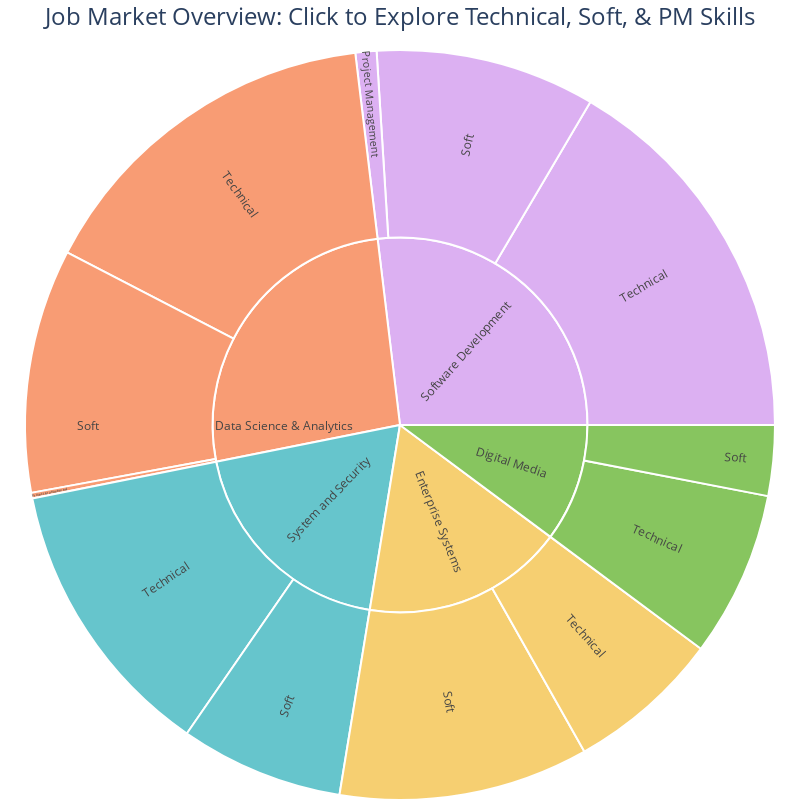

Notebook cell for this chart:
### Code cell
# Assign Domain and Category to each PM skills DataFrame
pm_skills_df['Domain'] = 'Software Development'
pm_skills_df['Category'] = 'Project Management'

dsa_pm_df['Domain'] = 'Data Science & Analytics'
dsa_pm_df['Category'] = 'Project Management'

# Rebuild the domain-specific combined DataFrames
sd_combined = pd.concat([sd_keyword_df, sd_soft_df, pm_skills_df], ignore_index=True)
dsa_combined = pd.concat([dsa_keyword_df, dsa_soft_df, dsa_pm_df], ignore_index=True)

# The other domains remain the same (no PM category needed)
es_combined = pd.concat([es_keyword_df, es_soft_df], ignore_index=True)
ss_combined = pd.concat([ss_keyword_df, ss_soft_df], ignore_index=True)
dm_combined = pd.concat([dm_keyword_df, dm_soft_df], ignore_index=True)

# Combine all domains into one final DataFrame
combined_df = pd.concat([
    sd_combined, dsa_combined,
    es_combined, ss_combined, dm_combined
], ignore_index=True)

# Create the sunburst chart including PM category
fig = px.sunburst(
    combined_df,
    path=['Domain', 'Category', 'Keyword'],
    values='Count',
    title='Job Market Overview: Click to Explore Technical, Soft, & PM Skills',
    color='Domain',
    color_discrete_sequence=px.colors.qualitative.Pastel,
    branchvalues='total'
)

fig.update_traces(
    textinfo='label',
    textfont_size=12,
    insidetextorientation='radial',
    marker=dict(line=dict(color='white', width=2)),
    maxdepth=2  # Only Domain & Category visible at first
)

fig.update_layout(
    margin=dict(t=50, l=0, r=0, b=0),
    width=800, height=800,
    title_x=0.5,
    title_font_size=24
)

fig.show()

### Figure 1 — Plotly figure (JSON) as saved in the notebook; plotly's stock layout.template omitted (floating-point values rounded to 4 significant figures; data arrays with more than 128 entries replaced by an {"elided": "..."} marker saying what was removed)
{"data": [{"branchvalues": "total", "customdata": {"elided": "864x1 str values"}, "domain": {"x": [0, 1], "y": [0, 1]}, "hovertemplate": "labels=%{label}<br>Count=%{value}<br>parent=%{parent}<br>id=%{id}<br>Domain=%{customdata[0]}<extra></extra>", "ids": {"elided": "864 str values"}, "insidetextorientation": "radial", "labels": {"elided": "864 str values"}, "marker": {"colors": {"elided": "864 str values"}, "line": {"color": "white", "width": 2}}, "maxdepth": 2, "name": "", "parents": {"elided": "864 str values"}, "textfont": {"size": 12}, "textinfo": "label", "type": "sunburst", "values": {"elided": "864 int values"}}], "layout": {"height": 800, "legend": {"tracegroupgap": 0}, "margin": {"b": 0, "l": 0, "r": 0, "t": 50}, "sunburstcolorway": ["rgb(102, 197, 204)", "rgb(246, 207, 113)", "rgb(248, 156, 116)", "rgb(220, 176, 242)", "rgb(135, 197, 95)", "rgb(158, 185, 243)", "rgb(254, 136, 177)", "rgb(201, 219, 116)", "rgb(139, 224, 164)", "rgb(180, 151, 231)", "rgb(179, 179, 179)"], "title": {"font": {"size": 24}, "text": "Job Market Overview: Click to Explore Technical, Soft, & PM Skills", "x": 0.5}, "width": 800}}
